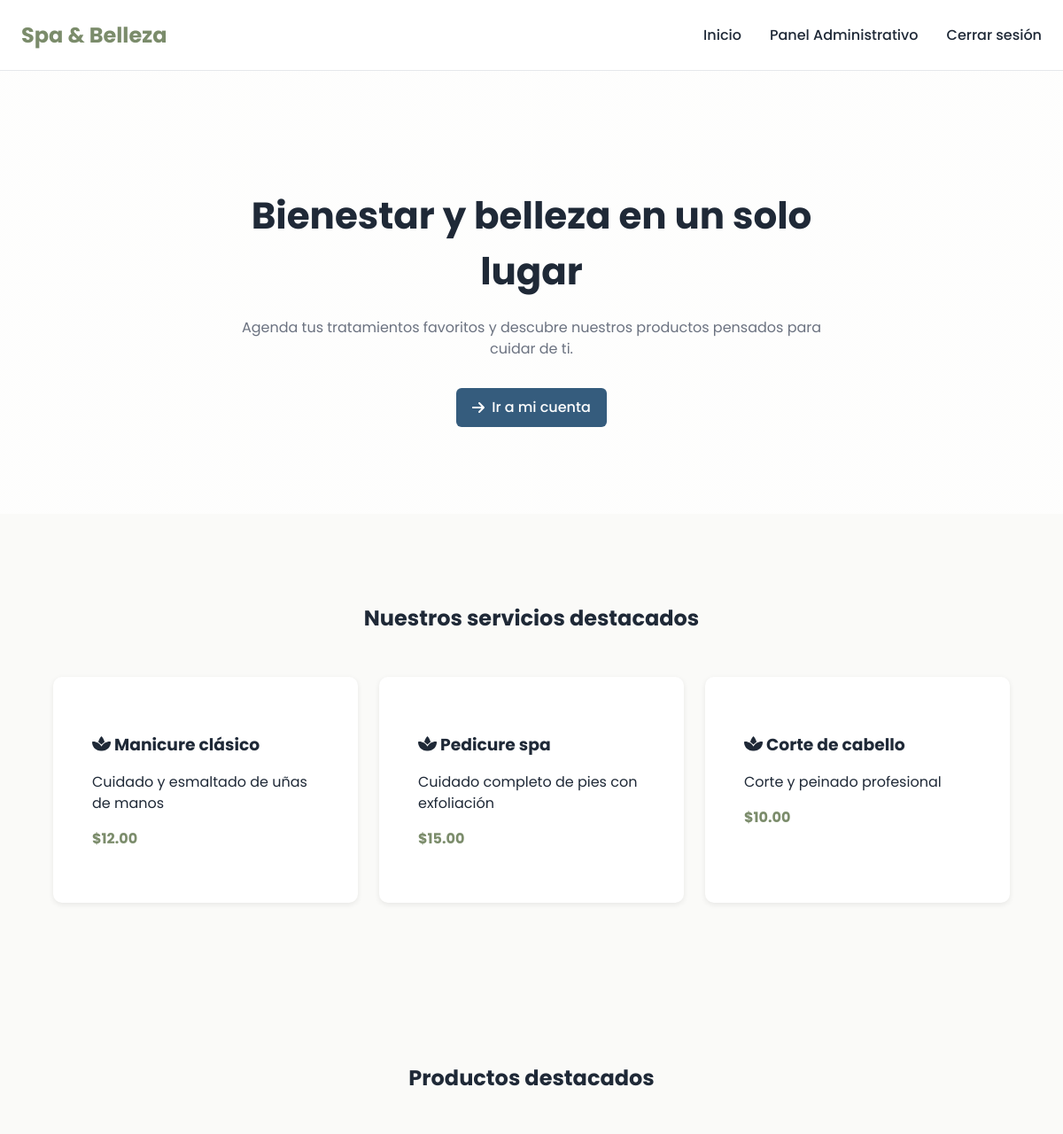
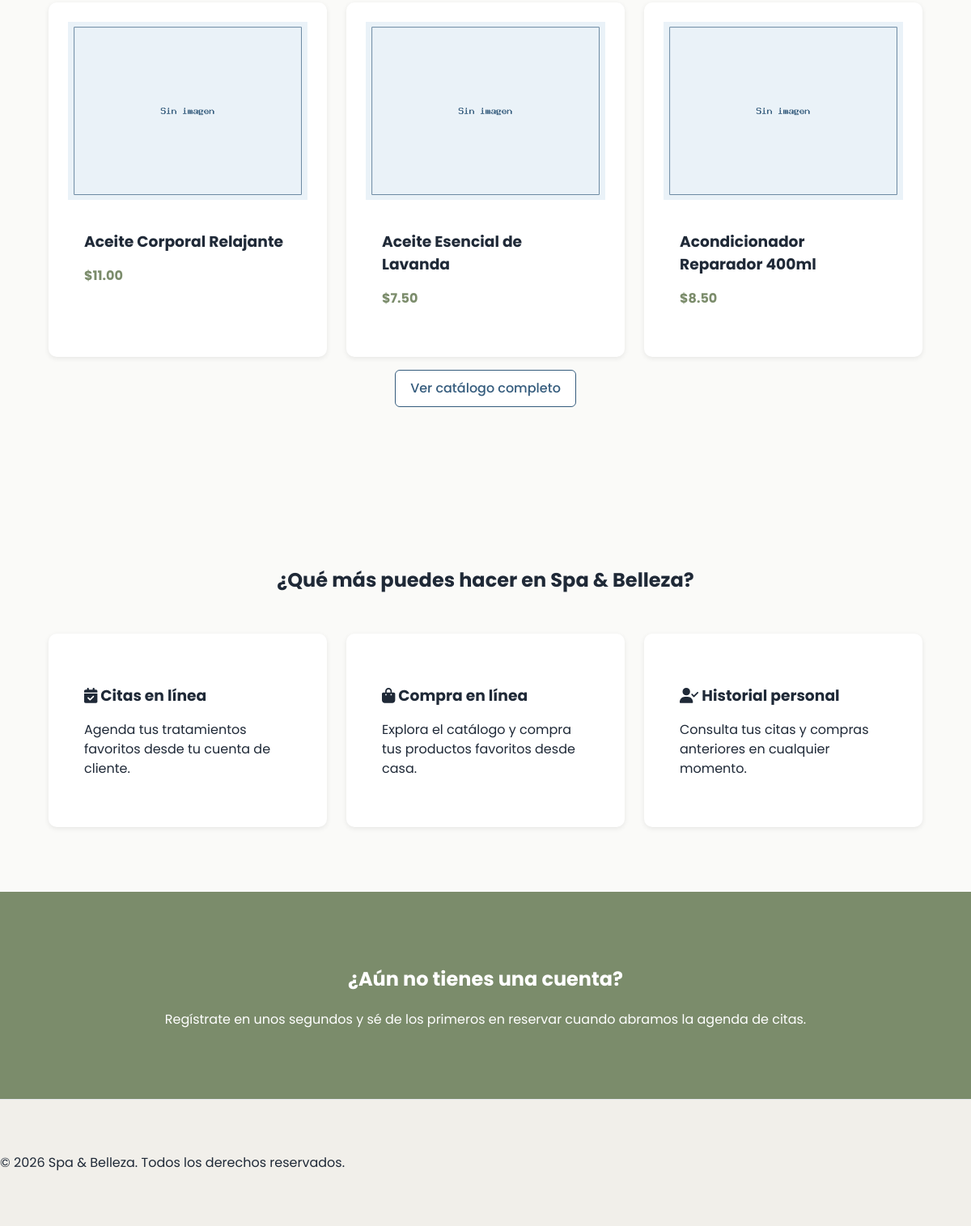
/ (signed in), run on the app's committed database (2 pictures, top to bottom).
### tables this page shows
CREATE TABLE servicios (
    id_servicio            INT AUTO_INCREMENT PRIMARY KEY,
    id_categoria_servicio  INT NOT NULL,
    nombre                 VARCHAR(100) NOT NULL,
    descripcion            TEXT NULL,
    precio                 DECIMAL(10,2) NOT NULL,
    disponibilidad         TINYINT(1) NOT NULL DEFAULT 1,
    imagen                 VARCHAR(255) NULL,
    CONSTRAINT fk_servicios_categoria
        FOREIGN KEY (id_categoria_servicio) REFERENCES categorias_servicio(id_categoria_servicio)
        ON UPDATE CASCADE ON DELETE RESTRICT
);

CREATE TABLE productos (
    id_producto            INT AUTO_INCREMENT PRIMARY KEY,
    id_categoria_producto  INT NOT NULL,
    nombre                 VARCHAR(100) NOT NULL,
    descripcion            TEXT NULL,
    precio                 DECIMAL(10,2) NOT NULL,
    stock                  INT NOT NULL DEFAULT 0,
    disponibilidad         TINYINT(1) NOT NULL DEFAULT 1,
    imagen                 VARCHAR(255) NULL,
    CONSTRAINT fk_productos_categoria
        FOREIGN KEY (id_categoria_producto) REFERENCES categorias_producto(id_categoria_producto)
        ON UPDATE CASCADE ON DELETE RESTRICT
);

### controllers/publico/SitioController.php (called while the page is built)
<?php
require_once "models/dao/Citas/ServicioDAO.php";
require_once "models/dao/producto/ProductoDAO.php";
class SitioController
{
    public function inicio()
    {
        $servicioDAO = new ServicioDAO();
        $productoDAO = new ProductoDAO();
        $serviciosDestacados = $servicioDAO->listarDestacados(3);
        $productosDestacados = array_slice($productoDAO->listar(), 0, 3);
        require_once "views/publico/inicio.php";
    }
}

### index.php (called while the page is built, shortened)
<?php
$action = $_GET['action'] ?? 'inicio';
$controller = new $controllerName();
$controller->$action();

### models/dao/BaseDAO.php (called while the page is built, shortened)
<?php
require_once "config/Database.php";
abstract class BaseDAO
{
    public function __construct()
    {
        $db = new Database();
        $this->conexion = $db->conectar();
    }
}

### config/Database.php (called while the page is built)
<?php
class Database
{
    private string $host = "localhost";
    private string $dbname = "spa_belleza";
    private string $user = "root";
    private string $password = "";
    public function conectar(): PDO
    {
        return new PDO(
            "mysql:host={$this->host};dbname={$this->dbname};charset=utf8mb4",
            $this->user,
            $this->password,
            [
                PDO::ATTR_ERRMODE            => PDO::ERRMODE_EXCEPTION,
                PDO::ATTR_DEFAULT_FETCH_MODE => PDO::FETCH_ASSOC,
                PDO::ATTR_EMULATE_PREPARES   => false
            ]
        );
    }
}

### models/dao/Citas/ServicioDAO.php (called while the page is built, shortened)
<?php
require_once "models/dao/BaseDAO.php";
class ServicioDAO extends BaseDAO {
    public function listarDestacados(int $limite = 3): array {
        $sql = "SELECT id_servicio, nombre, descripcion, precio
                FROM servicios
                WHERE disponibilidad = 1
                ORDER BY id_servicio
                LIMIT :limite";
        $stmt = $this->conexion->prepare($sql);
        $stmt->bindValue(':limite', $limite, PDO::PARAM_INT);
        $stmt->execute();
        return $stmt->fetchAll(PDO::FETCH_ASSOC);
    }
}

### models/dao/producto/ProductoDAO.php (called while the page is built, shortened)
<?php
require_once "config/Database.php";
class ProductoDAO
{
    private PDO $cn;
    public function __construct(?PDO $conexion = null)
    {
        if($conexion !== null){
        $this->cn = $conexion;
        } else {
            $db = new Database();
            $this->cn = $db->conectar();
        }
    }
    public function listar()
    {
        $sql = "SELECT
                p.*,
                c.nombre_categoria
                FROM productos p
                INNER JOIN categorias_producto c
                ON p.id_categoria_producto = c.id_categoria_producto
                ORDER BY p.nombre";
                $stmt = $this->cn->prepare($sql);
                $stmt->execute();
                return $stmt->fetchAll(PDO::FETCH_ASSOC);
    }
}

### views/publico/inicio.php (the view, shortened to what this page needs)
<?php
require_once "views/layouts/header_publico.php";
?>
<section class="hero">
    <div class="hero-content">
        <h1>Bienestar y belleza en un solo lugar</h1>
        <p>Agenda tus tratamientos favoritos y descubre nuestros productos pensados para cuidar de ti.</p>
        <?php if (!isset($_SESSION['usuario'])): ?>
            <a href="index.php?controller=auth&action=registro" class="btn btn-primary">
                <i class="fa-solid fa-user-plus"></i> Crear mi cuenta
            </a>
        <?php else: ?>
            <a href="index.php?controller=area-cliente&action=inicio" class="btn btn-primary">
                <i class="fa-solid fa-arrow-right"></i> Ir a mi cuenta
            </a>
        <?php endif; ?>
    </div>
</section>
<section class="section container">
    <h2 class="section-title">Nuestros servicios destacados</h2>
    <?php if (!empty($serviciosDestacados)): ?>
        <div class="grid grid-3">
            <?php foreach ($serviciosDestacados as $s): ?>
                <article class="card catalog-card">
                    <div class="catalog-content">
                        <h3 class="catalog-title"><i class="fa-solid fa-spa"></i> <?= htmlspecialchars($s['nombre']) ?></h3>
                        <p><?= htmlspecialchars($s['descripcion'] ?? '') ?></p>
                        <p class="catalog-price">$<?= number_format((float)$s['precio'], 2) ?></p>
                    </div>
                </article>
            <?php endforeach; ?>
        </div>
    <?php else: ?>
        <p class="text-center">Muy pronto podrás explorar nuestros tratamientos de spa y belleza.</p>
    <?php endif; ?>
</section>
<section class="section container">
    <h2 class="section-title">Productos destacados</h2>
    <?php if (!empty($productosDestacados)): ?>
        <div class="grid grid-3">
            <?php foreach ($productosDestacados as $p): ?>
                <article class="card catalog-card">
                    <img src="<?= !empty($p['imagen']) ? htmlspecialchars($p['imagen']) : 'assets/img/no-image.png' ?>"
                        alt="<?= htmlspecialchars($p['nombre']) ?>">
                    <div class="catalog-content">
                        <h3 class="catalog-title"><?= htmlspecialchars($p['nombre']) ?></h3>
                        <p class="catalog-price">$<?= number_format((float)$p['precio'], 2) ?></p>
                    </div>
                </article>
            <?php endforeach; ?>
        </div>
        <p class="text-center">
            <a href="index.php?controller=clienteProd&action=catalogo" class="btn btn-outline">Ver catálogo completo</a>
        </p>
    <?php else: ?>
        <p class="text-center">Estamos preparando un catálogo de productos para el cuidado de tu piel y cabello.</p>
    <?php endif; ?>
</section>
<section class="section container">
    <h2 class="section-title">¿Qué más puedes hacer en Spa & Belleza?</h2>
    <div class="grid grid-3">
        <article class="card catalog-card">
            <div class="catalog-content">
                <h3 class="catalog-title"><i class="fa-solid fa-calendar-check"></i> Citas en línea</h3>
                <p>Agenda tus tratamientos favoritos desde tu cuenta de cliente.</p>
            </div>
        </article>
        <article class="card catalog-card">
            <div class="catalog-content">
                <h3 class="catalog-title"><i class="fa-solid fa-bag-shopping"></i> Compra en línea</h3>
                <p>Explora el catálogo y compra tus productos favoritos desde casa.</p>
            </div>
        </article>
        <article class="card catalog-card">
            <div class="catalog-content">
                <h3 class="catalog-title"><i class="fa-solid fa-user-check"></i> Historial personal</h3>
                <p>Consulta tus citas y compras anteriores en cualquier momento.</p>
            </div>
        </article>
    </div>
</section>
<section class="cta">
    <h2>¿Aún no tienes una cuenta?</h2>
    <p>Regístrate en unos segundos y sé de los primeros en reservar cuando abramos la agenda de citas.</p>
</section>
<?php require_once "views/layouts/footer.php"; ?>

### assets/css/design-system/variables.css (style rules this page uses)
:root { --color-primary: #355C7D; --color-primary-hover: #2B4A63; --color-primary-light: #EAF2F8; --color-secondary: #6C757D; --color-secondary-hover: #5A6268; --color-success: #28A745; --color-success-light: #D4EDDA; --color-danger: #DC3545; --color-danger-light: #F8D7DA; --color-warning: #F0AD4E; --color-warning-light: #FFF3CD; --color-info: #17A2B8; --color-info-light: #D1ECF1; --bg-body: #F5F7FA; --bg-surface: #FFFFFF; --bg-sidebar: #27374D; --bg-sidebar-hover: #355C7D; --bg-sidebar-active: #4F709C; --text-primary: #1F2937; --text-secondary: #6B7280; --text-muted: #9CA3AF; --text-white: #FFFFFF; --border-color: #E5E7EB; --font-family: 'Poppins', sans-serif; --font-size-xs: 12px; --font-size-sm: 14px; --font-size-md: 16px; --font-size-lg: 18px; --font-size-xl: 24px; --font-size-2xl: 32px; --font-light: 300; --font-regular: 400; --font-medium: 500; --font-semibold: 600; --font-bold: 700; --line-height: 1.5; --radius-sm: 6px; --radius-md: 10px; --radius-lg: 16px; --radius-xl: 24px; --radius-pill: 999px; --space-1: 4px; --space-2: 8px; --space-3: 12px; --space-4: 16px; --space-5: 20px; --space-6: 24px; --space-7: 32px; --space-8: 40px; --space-9: 48px; --space-10: 64px; --shadow-sm: 0 2px 6px rgba(0,0,0,.08); --shadow-md: 0 6px 16px rgba(0,0,0,.10); --shadow-lg: 0 12px 24px rgba(0,0,0,.15); --transition-fast: .2s ease; --transition-normal: .3s ease; --transition-slow: .5s ease; --sidebar-width: 250px; --navbar-height: 70px; --container-width: 1200px; --z-dropdown: 100; --z-sticky: 200; --z-sidebar: 300; --z-modal: 500; --z-toast: 700; }

### assets/css/design-system/components.css (style rules this page uses)
*, *::before, *::after { box-sizing:border-box; }
html { scroll-behavior:smooth; }
body { margin:0; padding:0; background:var(--bg-body); color:var(--text-primary); font-family:var(--font-family); font-size:var(--font-size-md); line-height:var(--line-height); }
img { max-width:100%; display:block; }
a { color:inherit; text-decoration:none; }
.container { width:90%; max-width:var(--container-width); margin:auto; }
.btn { display:inline-flex; align-items:center; justify-content:center; gap:8px; padding:10px 18px; border:none; border-radius:var(--radius-sm); cursor:pointer; transition:var(--transition-fast); font-weight:var(--font-medium); }
.btn-primary { background:var(--color-primary); color:var(--text-white); }
.btn-outline { background:white; color:var(--color-primary); border:1px solid var(--color-primary); }
.card { background:var(--bg-surface); border-radius:var(--radius-md); box-shadow:var(--shadow-sm); padding:var(--space-6); }
.text-center { text-align:center; }

### assets/css/design-system/client.css (style rules this page uses)
body { background: #FAFAF8; }
.hero { min-height:500px; display:flex; align-items:center; justify-content:center; text-align:center; padding:80px 20px; background:linear-gradient( rgba(255,255,255,.70), rgba(255,255,255,.70) ); }
.hero-content { max-width:700px; }
.hero h1 { font-size:42px; margin-bottom:20px; }
.hero p { color:var(--text-secondary); margin-bottom:32px; }
.section { padding:80px 0; }
.section-title { text-align:center; margin-bottom:48px; }
.grid { display:grid; gap:24px; }
.grid-3 { grid-template-columns:repeat(auto-fit,minmax(280px,1fr)); }
.catalog-card { overflow:hidden; }
.catalog-card img { width:100%; height:220px; object-fit:cover; }
.catalog-content { padding:20px; }
.catalog-title { margin-bottom:10px; }
.catalog-price { color:#7B8C6B; font-weight:var(--font-bold); margin-bottom:16px; }
.cta { background:#7B8C6B; color:white; text-align:center; padding:70px 20px; }
.cta h2 { margin-bottom:20px; }

### data on the page
servicios: nombre "Manicure clásico", descripcion "Cuidado y esmaltado de uñas de manos", precio "12.00"
servicios: nombre "Pedicure spa", descripcion "Cuidado completo de pies con exfoliación", precio "15.00"
servicios: nombre "Corte de cabello", descripcion "Corte y peinado profesional", precio "10.00"
productos: nombre "Aceite Corporal Relajante", precio "11.00"
productos: nombre "Aceite Esencial de Lavanda", precio "7.50"
productos: nombre "Acondicionador Reparador 400ml", precio "8.50"
